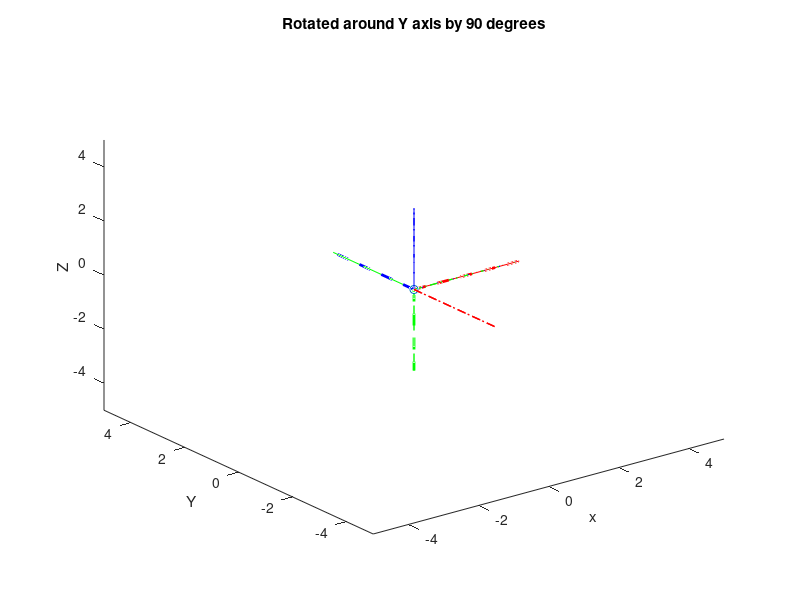

Source code (MATLAB):
clear all;

XYZ_Origin = [0 0 0];
XYZ =[3 0 0; 0 3 0; 0 0 3];

alp = 90; % Rotate around X Axis
bet = 90; % Rotate around Y Axis
gam = 90; % Rotate around Z Axis

% 3 plots in 1 figure 
figure;
plot3(XYZ_Origin(1),XYZ_Origin(2),XYZ_Origin(3),'o');
hold on
    
vecx = [XYZ_Origin; XYZ(1,:)];
vecy = [XYZ_Origin; XYZ(2,:)];
vecz = [XYZ_Origin; XYZ(3,:)];

plot3(vecx(:,1),vecx(:,2),vecx(:,3),'r', 'LineWidth',0.5);
plot3(vecy(:,1),vecy(:,2),vecy(:,3),'g', 'LineWidth',0.5);
plot3(vecz(:,1),vecz(:,2),vecz(:,3),'b', 'LineWidth',0.5);

xlabel(' x ');
ylabel(' Y ');
zlabel(' Z ');
xlim([-5 5])
ylim([-5 5])
zlim([-5 5])
title('Rotating sequence Z-X-Y around moving frame')


pause(8)
disp('Rotating around Z axis')

R_X = [1 0 0; 0 cosd(alp) -sind(alp); 0 sind(alp) cosd(alp)];
R_Y = [cosd(bet) 0 sind(bet) ; 0 1 0; -sind(bet) 0 cosd(bet)];
R_Z = [cosd(gam) -sind(gam) 0; sind(gam) cosd(gam) 0; 0 0 1];

% R_Mat = R_Z*R_Y*R_X
for i = 1:3
    if i == 1
        z = R_Z * XYZ;

        vecx = [XYZ_Origin; z(1,:)];
        vecy = [XYZ_Origin; z(2,:)];
        vecz = [XYZ_Origin; z(3,:)];

        plot3(vecx(:,1),vecx(:,2),vecx(:,3),'-.r', 'LineWidth',1);
        plot3(vecy(:,1),vecy(:,2),vecy(:,3),'-.g', 'LineWidth',1);
        plot3(vecz(:,1),vecz(:,2),vecz(:,3),'-.b', 'LineWidth',1);
        disp('Rotating around x Axis')
        title('Rotated around Z axis by 90 degrees')
        disp(z)
        pause(8)
    end
    if i == 2
        z = R_X * z;

        vecx = [XYZ_Origin; z(1,:)];
        vecy = [XYZ_Origin; z(2,:)];
        vecz = [XYZ_Origin; z(3,:)];

        plot3(vecx(:,1),vecx(:,2),vecx(:,3),'--r', 'LineWidth',1);
        plot3(vecy(:,1),vecy(:,2),vecy(:,3),'--g', 'LineWidth',1);
        plot3(vecz(:,1),vecz(:,2),vecz(:,3),'--b', 'LineWidth',1);
        disp('Rotating around Y Axis')
        title('Rotated around X axis by 90 degrees')
        disp(z)
        pause(8)
    end
    if i == 3
        z = R_Y * z;

        vecx = [XYZ_Origin; z(1,:)];
        vecy = [XYZ_Origin; z(2,:)];
        vecz = [XYZ_Origin; z(3,:)];

        plot3(vecx(:,1),vecx(:,2),vecx(:,3),'--r', 'LineWidth',2);
        plot3(vecy(:,1),vecy(:,2),vecy(:,3),'--g', 'LineWidth',2);
        plot3(vecz(:,1),vecz(:,2),vecz(:,3),'--b', 'LineWidth',2);
        title('Rotated around Y axis by 90 degrees')
        disp(z)
    end
   
end